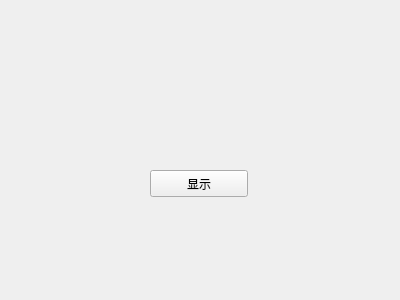
<?xml version="1.0" encoding="UTF-8"?>
<ui version="4.0">
 <class>Widget</class>
 <widget class="QWidget" name="Widget">
  <property name="geometry">
   <rect>
    <x>0</x>
    <y>0</y>
    <width>400</width>
    <height>300</height>
   </rect>
  </property>
  <property name="windowTitle">
   <string>Widget</string>
  </property>
  <widget class="QPushButton" name="pushButton">
   <property name="geometry">
    <rect>
     <x>150</x>
     <y>170</y>
     <width>98</width>
     <height>27</height>
    </rect>
   </property>
   <property name="text">
    <string>显示</string>
   </property>
  </widget>
 </widget>
 <layoutdefault spacing="6" margin="11"/>
 <resources/>
 <connections/>
</ui>
